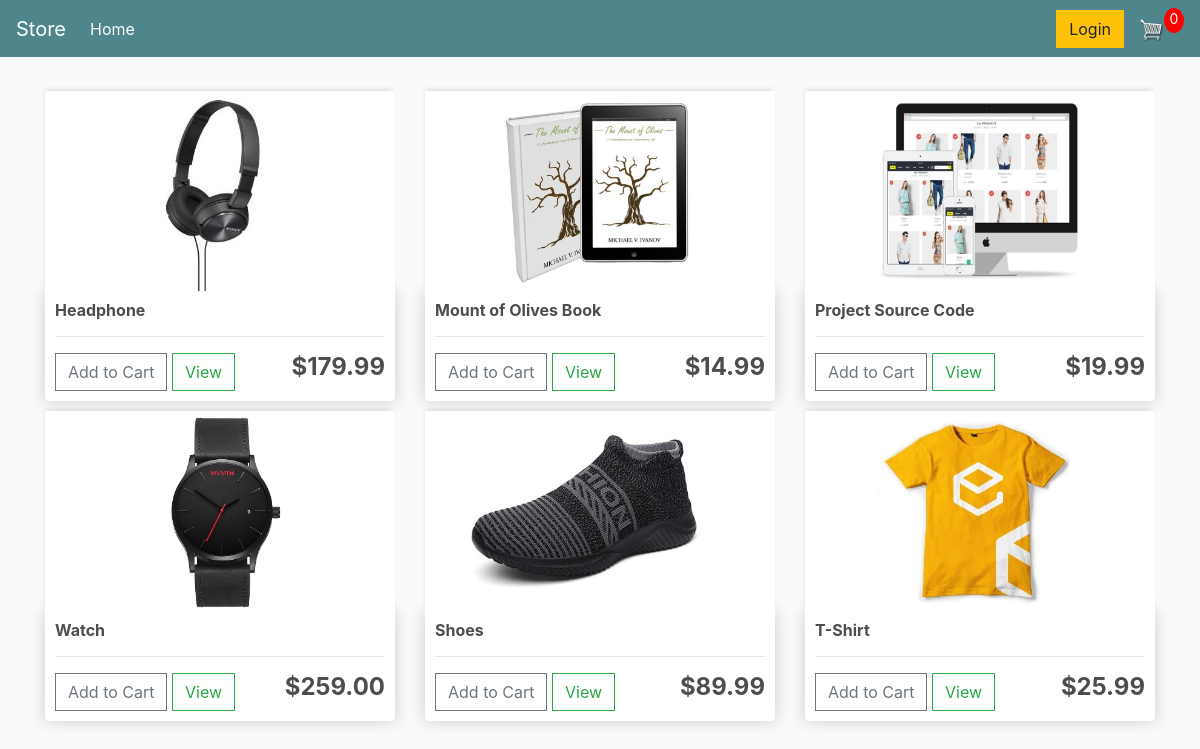
The page / on the database its author committed.
### store/models.py (models this page shows, shortened)
class Product(models.Model):
    name = models.CharField(max_length=200)
    price = models.DecimalField(max_digits=10, decimal_places=2)
    digital = models.BooleanField(default=False, null=True, blank=True)
    image = models.ImageField(null=True, blank=True)
    @property
    def image_url(self):
        try:
            return self.image.url
        except:
            return ''

### store/views.py (the view)
# urls.py: path('', include('store.urls'))
def store(request):
    if request.user.is_authenticated:
        order, created = Order.objects.get_or_create(customer=request.user.customer, completed=False)
        context = {
            'products': Product.objects.all(),
            'cart_n_items': order.get_total_cart_n_items
        }
    else:
        cookie_data = cookie_cart(request)
        context = {
            'products': Product.objects.all(),
            'cart_n_items': cookie_data['cart_n_items']
        }
    return render(request, 'store/store.html', context)

### store/utils.py (called while the page is built, shortened)
def cookie_cart(request):
    try:
        cart = json.loads(request.COOKIES['cart'])
    except:
        cart = {}
    print('Cart:', cart)
    items, total_cart_n_items, total_cart_price, shipping = [], 0, 0, False
    return {
        'items': items,
        'order': {
            'get_total_cart_price': total_cart_price,
            'get_total_cart_n_items': total_cart_n_items,
            'shipping': shipping
        },
        'cart_n_items': total_cart_n_items
    }

### store/templates/store/store.html
{% extends 'store/main.html' %}
{% load humanize %}
{% load static %}
{% block content %}
    <div class="row">
        {% for product in products %}
        <div class="col-lg-4">
            <img src="{{ product.image_url }}" alt="" class="thumbnail">
            <div class="box-element product">
                <h6><strong>{{ product.name }}</strong></h6>
                <hr />
                <button data-product="{{ product.id }}" data-action="add"
                        class="btn btn-outline-secondary add-btn update-cart">Add to Cart</button>
                <a href="#" class="btn btn-outline-success">View</a>
                <h4 style="display: inline-block; float: right"><strong>${{ product.price|floatformat:2|intcomma }}</strong></h4>
            </div>
        </div>
        {% endfor %}
    </div>
{% endblock content %}

### store/templates/store/main.html (shortened to what this page needs)
<!DOCTYPE html>
{% load static %}
<html lang="en">
<head>
    <link rel="stylesheet" href="https://stackpath.bootstrapcdn.com/bootstrap/4.4.1/css/bootstrap.min.css"
>
    <link rel="stylesheet" type="text/css" href="{% static 'stylesheets/main.css' %}"/>
</head>
<body>
<nav class="navbar navbar-expand-lg navbar-dark bg-dark">
    <a class="navbar-brand" href="{% url 'store' %}">Store</a>
    <div class="collapse navbar-collapse" id="navbarSupportedContent">
        <ul class="navbar-nav mr-auto">
            <li class="nav-item active">
                <a class="nav-link" href="{% url 'store' %}">Home<span class="sr-only">(current)</span></a>
            </li>
        </ul>
        <div class="form-inline my-2 my-lg-0">
            <a href="#" class="btn btn-warning">Login</a>
            <a href="{% url 'cart' %}">
                <img id="cart-icon" src="{% static 'images/cart.png' %}" alt=""/>
            </a>
            <p id="cart-total">{{ cart_n_items }}</p>
        </div>
    </div>
</nav>
<div class="container">
    <br/>
    {% block content %}
    {% endblock content %}
</div>
</body>
</html>

### static/stylesheets/main.css (style rules this page uses)
body { background-color: hsl(0, 0%, 98%); }
h1, h2, h3, h4, h5, h6 { color: hsl(0, 0%, 30%); }
.box-element { box-shadow: hsl(0, 0%, 80%) 0 0 16px; background-color: #fff; border-radius: 4px; padding: 10px; }
.thumbnail { width: 100%; height: 200px; -webkit-box-shadow: -1px -3px 5px -2px rgba(214,214,214,1); -moz-box-shadow: -1px -3px 5px -2px rgba(214,214,214,1); box-shadow: -1px -3px 5px -2px rgba(214,214,214,1); }
.product { border-radius: 0 0 4px 4px; }
.bg-dark { background-color: #4f868c !important; }
#cart-icon { width:25px; display: inline-block; margin-left: 15px; }
#cart-total { display: block; text-align: center; color: #fff; background-color: red; width: 20px; height: 25px; border-radius: 50%; font-size: 14px; }
.col-lg-4, .col-lg-6, .col-lg-8, .col-lg-12 { margin-top: 10px; }
.btn { border-radius: 0; }

### rows shown on the page
Product: image_url (picture), name "Headphone", price "179.99"
Product: image_url (picture), name "Mount of Olives Book", price "14.99"
Product: image_url (picture), name "Project Source Code", price "19.99"
Product: image_url (picture), name "Watch", price "259.00"
Product: image_url (picture), name "Shoes", price "89.99"
Product: image_url (picture), name "T-Shirt", price "25.99"

### other values the page prints
{{ cart_n_items }} "0"
